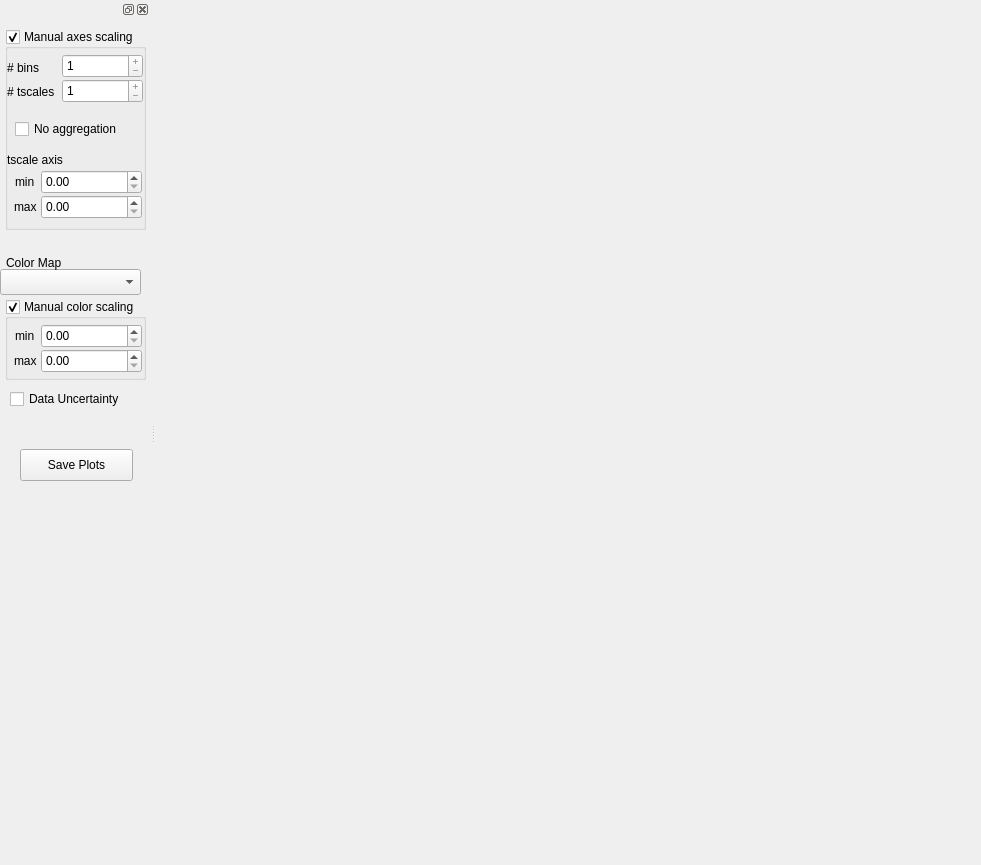
<?xml version="1.0" encoding="UTF-8"?>
<ui version="4.0">
 <class>StatisticsUI</class>
 <widget class="QMainWindow" name="StatisticsUI">
  <property name="enabled">
   <bool>true</bool>
  </property>
  <property name="geometry">
   <rect>
    <x>0</x>
    <y>0</y>
    <width>981</width>
    <height>865</height>
   </rect>
  </property>
  <property name="sizePolicy">
   <sizepolicy hsizetype="Expanding" vsizetype="Expanding">
    <horstretch>0</horstretch>
    <verstretch>0</verstretch>
   </sizepolicy>
  </property>
  <property name="windowTitle">
   <string>Lithium Viewer</string>
  </property>
  <widget class="QWidget" name="centralWidget"/>
  <widget class="QMenuBar" name="menuBar">
   <property name="geometry">
    <rect>
     <x>0</x>
     <y>0</y>
     <width>981</width>
     <height>22</height>
    </rect>
   </property>
  </widget>
  <widget class="QDockWidget" name="dockWidget">
   <property name="minimumSize">
    <size>
     <width>150</width>
     <height>700</height>
    </size>
   </property>
   <attribute name="dockWidgetArea">
    <number>1</number>
   </attribute>
   <widget class="QWidget" name="dockWidgetContents">
    <widget class="QGroupBox" name="gb_axes">
     <property name="enabled">
      <bool>true</bool>
     </property>
     <property name="geometry">
      <rect>
       <x>5</x>
       <y>10</y>
       <width>141</width>
       <height>201</height>
      </rect>
     </property>
     <property name="title">
      <string>Manual axes scaling</string>
     </property>
     <property name="checkable">
      <bool>true</bool>
     </property>
     <widget class="QLabel" name="lab_numBins">
      <property name="geometry">
       <rect>
        <x>2</x>
        <y>31</y>
        <width>61</width>
        <height>16</height>
       </rect>
      </property>
      <property name="text">
       <string># bins</string>
      </property>
     </widget>
     <widget class="QSpinBox" name="sb_numBins">
      <property name="geometry">
       <rect>
        <x>57</x>
        <y>25</y>
        <width>81</width>
        <height>24</height>
       </rect>
      </property>
      <property name="buttonSymbols">
       <enum>QAbstractSpinBox::PlusMinus</enum>
      </property>
      <property name="minimum">
       <number>1</number>
      </property>
      <property name="maximum">
       <number>1</number>
      </property>
      <property name="value">
       <number>1</number>
      </property>
     </widget>
     <widget class="QLabel" name="lab_numTscales">
      <property name="geometry">
       <rect>
        <x>2</x>
        <y>55</y>
        <width>71</width>
        <height>16</height>
       </rect>
      </property>
      <property name="text">
       <string># tscales</string>
      </property>
     </widget>
     <widget class="QSpinBox" name="sb_numTscales">
      <property name="geometry">
       <rect>
        <x>57</x>
        <y>50</y>
        <width>81</width>
        <height>24</height>
       </rect>
      </property>
      <property name="buttonSymbols">
       <enum>QAbstractSpinBox::PlusMinus</enum>
      </property>
      <property name="minimum">
       <number>1</number>
      </property>
      <property name="maximum">
       <number>1</number>
      </property>
      <property name="value">
       <number>1</number>
      </property>
     </widget>
     <widget class="QDoubleSpinBox" name="dsb_minTscale">
      <property name="geometry">
       <rect>
        <x>36</x>
        <y>141</y>
        <width>101</width>
        <height>24</height>
       </rect>
      </property>
     </widget>
     <widget class="QLabel" name="lab_axisTscale">
      <property name="geometry">
       <rect>
        <x>2</x>
        <y>123</y>
        <width>101</width>
        <height>16</height>
       </rect>
      </property>
      <property name="text">
       <string>tscale axis</string>
      </property>
     </widget>
     <widget class="QDoubleSpinBox" name="dsb_maxTscale">
      <property name="geometry">
       <rect>
        <x>36</x>
        <y>166</y>
        <width>101</width>
        <height>24</height>
       </rect>
      </property>
     </widget>
     <widget class="QLabel" name="lab_minTscale">
      <property name="geometry">
       <rect>
        <x>10</x>
        <y>145</y>
        <width>31</width>
        <height>16</height>
       </rect>
      </property>
      <property name="text">
       <string>min</string>
      </property>
     </widget>
     <widget class="QLabel" name="lab_maxTscale">
      <property name="geometry">
       <rect>
        <x>9</x>
        <y>170</y>
        <width>31</width>
        <height>16</height>
       </rect>
      </property>
      <property name="text">
       <string>max</string>
      </property>
     </widget>
     <widget class="QCheckBox" name="cb_noAggr">
      <property name="geometry">
       <rect>
        <x>10</x>
        <y>90</y>
        <width>121</width>
        <height>20</height>
       </rect>
      </property>
      <property name="text">
       <string>No aggregation</string>
      </property>
     </widget>
    </widget>
    <widget class="QComboBox" name="cb_colormap">
     <property name="geometry">
      <rect>
       <x>0</x>
       <y>250</y>
       <width>141</width>
       <height>26</height>
      </rect>
     </property>
    </widget>
    <widget class="QGroupBox" name="gb_color">
     <property name="enabled">
      <bool>true</bool>
     </property>
     <property name="geometry">
      <rect>
       <x>5</x>
       <y>280</y>
       <width>141</width>
       <height>81</height>
      </rect>
     </property>
     <property name="title">
      <string>Manual color scaling</string>
     </property>
     <property name="checkable">
      <bool>true</bool>
     </property>
     <widget class="QDoubleSpinBox" name="dsb_mincolor">
      <property name="geometry">
       <rect>
        <x>36</x>
        <y>25</y>
        <width>101</width>
        <height>24</height>
       </rect>
      </property>
     </widget>
     <widget class="QDoubleSpinBox" name="dsb_maxcolor">
      <property name="geometry">
       <rect>
        <x>36</x>
        <y>50</y>
        <width>101</width>
        <height>24</height>
       </rect>
      </property>
     </widget>
     <widget class="QLabel" name="lab_mincolor">
      <property name="geometry">
       <rect>
        <x>10</x>
        <y>29</y>
        <width>31</width>
        <height>16</height>
       </rect>
      </property>
      <property name="text">
       <string>min</string>
      </property>
     </widget>
     <widget class="QLabel" name="lab_maxcolor">
      <property name="geometry">
       <rect>
        <x>9</x>
        <y>54</y>
        <width>31</width>
        <height>16</height>
       </rect>
      </property>
      <property name="text">
       <string>max</string>
      </property>
     </widget>
    </widget>
    <widget class="QLabel" name="label">
     <property name="geometry">
      <rect>
       <x>6</x>
       <y>236</y>
       <width>81</width>
       <height>16</height>
      </rect>
     </property>
     <property name="text">
      <string>Color Map</string>
     </property>
    </widget>
    <widget class="QCheckBox" name="cb_datauq">
     <property name="geometry">
      <rect>
       <x>10</x>
       <y>370</y>
       <width>131</width>
       <height>20</height>
      </rect>
     </property>
     <property name="text">
      <string>Data Uncertainty</string>
     </property>
    </widget>
    <widget class="QPushButton" name="pb_save">
     <property name="geometry">
      <rect>
       <x>20</x>
       <y>430</y>
       <width>113</width>
       <height>32</height>
      </rect>
     </property>
     <property name="text">
      <string>Save Plots</string>
     </property>
    </widget>
   </widget>
  </widget>
  <action name="actionPlotLiVal">
   <property name="text">
    <string>Li Value</string>
   </property>
  </action>
  <action name="actionPlotLiPos">
   <property name="text">
    <string>Li Position</string>
   </property>
  </action>
  <action name="actionPlotLiSdVal">
   <property name="text">
    <string>Li's Sd Values</string>
   </property>
  </action>
  <action name="actionPlotLiSdPos">
   <property name="text">
    <string>Li's Sd Positions</string>
   </property>
  </action>
  <action name="actionPlotPers_UvalVsLval">
   <property name="text">
    <string>Uval vs Lval</string>
   </property>
  </action>
  <action name="actionPlotPers_persVsLval">
   <property name="text">
    <string>Pers vs Lval</string>
   </property>
  </action>
  <action name="actionPlotPers_PersVsCPInd">
   <property name="text">
    <string>CP Indx vs Pers</string>
   </property>
  </action>
  <action name="actionPlotLiOxVal">
   <property name="text">
    <string>Li's Ox Values</string>
   </property>
  </action>
  <action name="actionPlotLiOxPos">
   <property name="text">
    <string>Li's Ox Positions</string>
   </property>
  </action>
  <action name="actionPlotOxSdDists">
   <property name="text">
    <string>Ox and Sd Distances</string>
   </property>
  </action>
  <action name="actionLi_Value">
   <property name="text">
    <string>Li Value</string>
   </property>
  </action>
  <action name="actionF_Value">
   <property name="text">
    <string>F Value</string>
   </property>
  </action>
  <action name="actionO_Value">
   <property name="text">
    <string>O Value</string>
   </property>
  </action>
  <action name="actionC_Value">
   <property name="text">
    <string>C Value</string>
   </property>
  </action>
  <action name="actionP_Value">
   <property name="text">
    <string>P Value</string>
   </property>
  </action>
  <action name="actionH_Value">
   <property name="text">
    <string>H Value</string>
   </property>
  </action>
  <action name="actionLi_Position">
   <property name="text">
    <string>Li Position</string>
   </property>
  </action>
  <action name="actionP_Position">
   <property name="text">
    <string>P Position</string>
   </property>
  </action>
  <action name="actionF_Position">
   <property name="text">
    <string>F Position</string>
   </property>
  </action>
  <action name="actionO_Position">
   <property name="text">
    <string>O Position</string>
   </property>
  </action>
  <action name="actionC_Position">
   <property name="text">
    <string>C Position</string>
   </property>
  </action>
  <action name="actionH_Position">
   <property name="text">
    <string>H Position</string>
   </property>
  </action>
  <action name="actionP_Distance">
   <property name="text">
    <string>P Distance</string>
   </property>
  </action>
  <action name="actionF_Distance">
   <property name="text">
    <string>F Distance</string>
   </property>
  </action>
  <action name="actionO_Distance">
   <property name="text">
    <string>O Distance</string>
   </property>
  </action>
  <action name="actionC_Distance">
   <property name="text">
    <string>C Distance</string>
   </property>
  </action>
  <action name="actionH_Distance">
   <property name="text">
    <string>H Distance</string>
   </property>
  </action>
  <action name="actionLi">
   <property name="text">
    <string>Li Value</string>
   </property>
  </action>
  <action name="actionLi_Value_2">
   <property name="text">
    <string>Li Value</string>
   </property>
  </action>
  <action name="actionP_Value_2">
   <property name="text">
    <string>P Value</string>
   </property>
  </action>
  <action name="actionF_Value_2">
   <property name="text">
    <string>F Value</string>
   </property>
  </action>
  <action name="actionO_Value_2">
   <property name="text">
    <string>O Value</string>
   </property>
  </action>
  <action name="actionC_Value_2">
   <property name="text">
    <string>C Value</string>
   </property>
  </action>
  <action name="actionH_Value_2">
   <property name="text">
    <string>H Value</string>
   </property>
  </action>
  <action name="actionLi_P_Distance">
   <property name="text">
    <string>Li-P Distance</string>
   </property>
  </action>
  <action name="actionLi_F_Distance">
   <property name="text">
    <string>Li-F Distance</string>
   </property>
  </action>
  <action name="actionLi_O_Distance">
   <property name="text">
    <string>Li-O Distance</string>
   </property>
  </action>
  <action name="actionLi_C_Distance">
   <property name="text">
    <string>Li-C Distance</string>
   </property>
  </action>
  <action name="actionLi_H_Distance">
   <property name="text">
    <string>Li-H Distance</string>
   </property>
  </action>
  <action name="actionLi_Position_2">
   <property name="text">
    <string>Li Position</string>
   </property>
  </action>
  <action name="actionP_Position_2">
   <property name="text">
    <string>P Position</string>
   </property>
  </action>
  <action name="actionF_Position_2">
   <property name="text">
    <string>F Position</string>
   </property>
  </action>
  <action name="actionO_Position_2">
   <property name="text">
    <string>O Position</string>
   </property>
  </action>
  <action name="actionC_Position_2">
   <property name="text">
    <string>C Position</string>
   </property>
  </action>
  <action name="actionH_Position_2">
   <property name="text">
    <string>H Position</string>
   </property>
  </action>
  <action name="actionPlotLiSdDists">
   <property name="text">
    <string>Li's Sd Distances</string>
   </property>
  </action>
  <action name="actionLi_O_Distance_file">
   <property name="text">
    <string>Li-O Distance (LiO-Distance file)</string>
   </property>
  </action>
  <action name="actionForce_file">
   <property name="text">
    <string>Force Vector file</string>
   </property>
  </action>
  <action name="actionPlotLiVolumes">
   <property name="text">
    <string>3-man's Volumes</string>
   </property>
  </action>
  <action name="actionPlotPers_PersVsCPCount">
   <property name="text">
    <string>Atoms vs Pers</string>
   </property>
  </action>
  <action name="actionPlotLiBarycentric">
   <property name="text">
    <string>Li's Barycentric</string>
   </property>
  </action>
  <action name="actionPlotTetVolume">
   <property name="text">
    <string>Tet's Volume</string>
   </property>
  </action>
  <action name="actionNodesColor_Criticality">
   <property name="checkable">
    <bool>true</bool>
   </property>
   <property name="checked">
    <bool>false</bool>
   </property>
   <property name="text">
    <string>Color by Criticality</string>
   </property>
  </action>
  <action name="actionNodesColor_MatIndex">
   <property name="checkable">
    <bool>true</bool>
   </property>
   <property name="checked">
    <bool>true</bool>
   </property>
   <property name="text">
    <string>Color by Material Index</string>
   </property>
  </action>
  <action name="actionBonds">
   <property name="checkable">
    <bool>true</bool>
   </property>
   <property name="checked">
    <bool>false</bool>
   </property>
   <property name="text">
    <string>Show bonds</string>
   </property>
  </action>
  <action name="actionArcs">
   <property name="checkable">
    <bool>true</bool>
   </property>
   <property name="checked">
    <bool>true</bool>
   </property>
   <property name="text">
    <string>Show arcs</string>
   </property>
  </action>
  <action name="actionMaterial_Paths">
   <property name="checkable">
    <bool>true</bool>
   </property>
   <property name="text">
    <string>Material Paths</string>
   </property>
  </action>
  <action name="actionMatForce_Vectors">
   <property name="text">
    <string>Force Vectors</string>
   </property>
  </action>
  <action name="actionMatTrajectories">
   <property name="text">
    <string>Trajectories</string>
   </property>
  </action>
  <action name="actionNodesColor_MatType">
   <property name="checkable">
    <bool>true</bool>
   </property>
   <property name="text">
    <string>Color by Material Type</string>
   </property>
  </action>
  <action name="actionPlotPers_LiBonds_vs_Pers">
   <property name="text">
    <string>Li Bonds vs Pers</string>
   </property>
  </action>
  <action name="action_XDATCAR_all_file">
   <property name="text">
    <string>Li-O Distance (XDATCAR_all file)</string>
   </property>
  </action>
  <action name="action_XDATCAR_x_file">
   <property name="text">
    <string>Li-O Distance (XDATCAR.x file)</string>
   </property>
  </action>
  <action name="actionNewSim_XDATCAR">
   <property name="text">
    <string>New Sim. XDATCAR</string>
   </property>
  </action>
  <action name="actionNewSim_Histogram">
   <property name="text">
    <string>New Sim. Red's Vel. Histogram</string>
   </property>
  </action>
  <action name="cb_gle_tubes">
   <property name="checkable">
    <bool>true</bool>
   </property>
   <property name="text">
    <string>GLE Trajectories</string>
   </property>
  </action>
  <action name="cb_gle_bonds">
   <property name="checkable">
    <bool>true</bool>
   </property>
   <property name="text">
    <string>GLE Bonds</string>
   </property>
  </action>
  <action name="cb_axes">
   <property name="checkable">
    <bool>true</bool>
   </property>
   <property name="checked">
    <bool>true</bool>
   </property>
   <property name="text">
    <string>Show Axes</string>
   </property>
  </action>
  <action name="cb_bbox">
   <property name="checkable">
    <bool>true</bool>
   </property>
   <property name="checked">
    <bool>true</bool>
   </property>
   <property name="text">
    <string>Show BBox</string>
   </property>
  </action>
  <action name="tfunc_singleHue">
   <property name="checkable">
    <bool>true</bool>
   </property>
   <property name="checked">
    <bool>true</bool>
   </property>
   <property name="text">
    <string>singleHue</string>
   </property>
  </action>
  <action name="tfunc_gpJet">
   <property name="checkable">
    <bool>true</bool>
   </property>
   <property name="text">
    <string>Jet</string>
   </property>
  </action>
  <action name="tfunc_gpGrayscale">
   <property name="checkable">
    <bool>true</bool>
   </property>
   <property name="text">
    <string>gpGrayscale</string>
   </property>
  </action>
  <action name="tfunc_gpHot">
   <property name="checkable">
    <bool>true</bool>
   </property>
   <property name="text">
    <string>gpHot</string>
   </property>
  </action>
  <action name="tfunc_gpCold">
   <property name="checkable">
    <bool>true</bool>
   </property>
   <property name="text">
    <string>gpCold</string>
   </property>
  </action>
  <action name="tfunc_gpNight">
   <property name="checkable">
    <bool>true</bool>
   </property>
   <property name="text">
    <string>gpNight</string>
   </property>
  </action>
  <action name="tfunc_gpCandy">
   <property name="checkable">
    <bool>true</bool>
   </property>
   <property name="text">
    <string>gpCandy</string>
   </property>
  </action>
  <action name="tfunc_gpGeography">
   <property name="checkable">
    <bool>true</bool>
   </property>
   <property name="text">
    <string>gpGeography</string>
   </property>
  </action>
  <action name="tfunc_gpIon">
   <property name="checkable">
    <bool>true</bool>
   </property>
   <property name="text">
    <string>gpIon</string>
   </property>
  </action>
  <action name="tfunc_gpThermal">
   <property name="checkable">
    <bool>true</bool>
   </property>
   <property name="text">
    <string>gpThermal</string>
   </property>
  </action>
  <action name="tfunc_gpPolar">
   <property name="checkable">
    <bool>true</bool>
   </property>
   <property name="text">
    <string>gpPolar</string>
   </property>
  </action>
  <action name="tfunc_gpSpectrum">
   <property name="checkable">
    <bool>true</bool>
   </property>
   <property name="text">
    <string>gpSpectrum</string>
   </property>
  </action>
  <action name="tfunc_gpJets">
   <property name="checkable">
    <bool>true</bool>
   </property>
   <property name="text">
    <string>gpJet</string>
   </property>
  </action>
  <action name="tfunc_gpHues">
   <property name="checkable">
    <bool>true</bool>
   </property>
   <property name="text">
    <string>gpHues</string>
   </property>
  </action>
  <action name="actionShow_Color_Scale">
   <property name="text">
    <string>Show Color Scale</string>
   </property>
  </action>
 </widget>
 <layoutdefault spacing="6" margin="11"/>
 <resources/>
 <connections/>
</ui>
